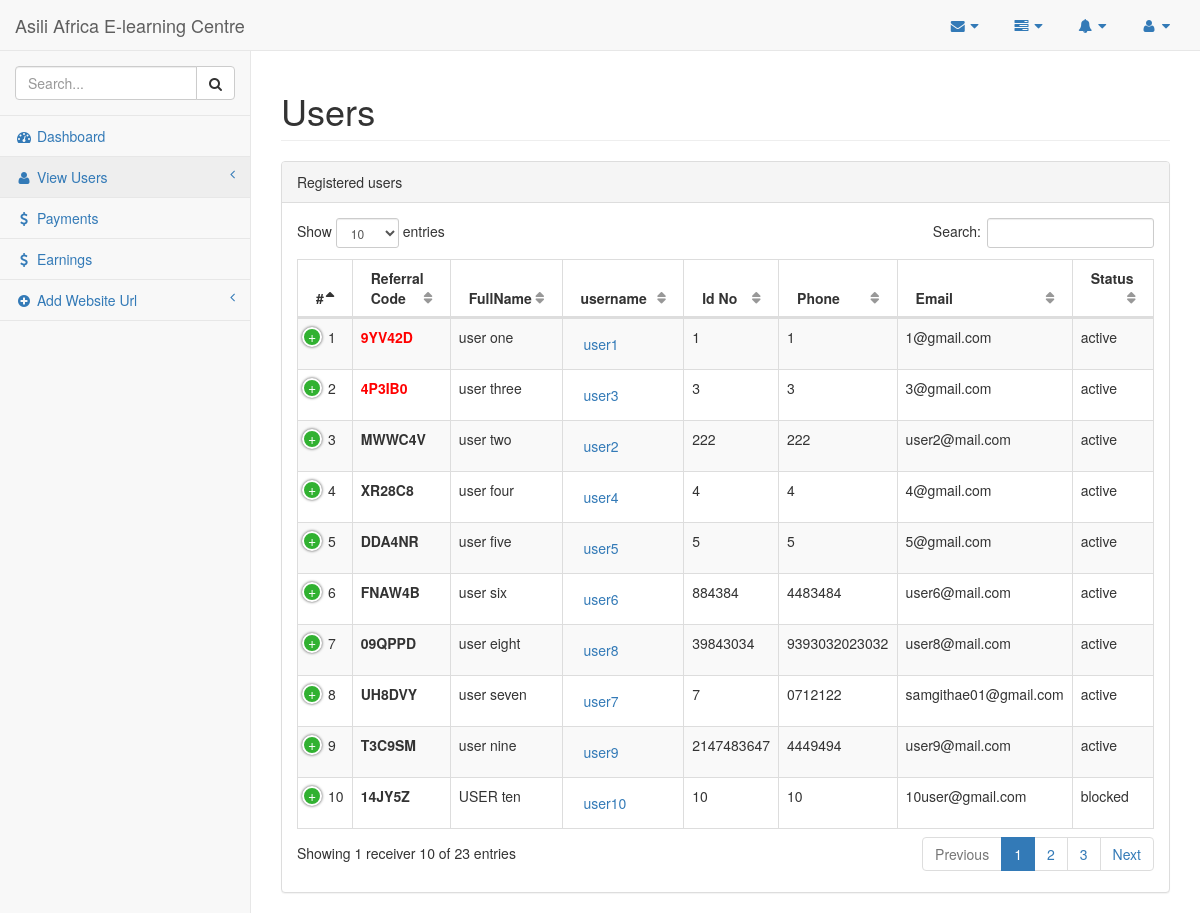
The app's page /admin/pages/users.php with its own data.
### tables this page shows
CREATE TABLE `users` (
  `id` int(11) NOT NULL,
  `userReferralCode` varchar(128) NOT NULL,
  `fullName` varchar(128) NOT NULL,
  `idNo` int(20) NOT NULL,
  `phoneNumber` varchar(13) DEFAULT NULL,
  `email` varchar(128) NOT NULL,
  `username` varchar(128) NOT NULL,
  `password` varchar(255) NOT NULL,
  `paymentStatus` enum('paid','pending') NOT NULL,
  `accountStatus` enum('active','blocked','pending') NOT NULL,
  `lastLogin` timestamp NULL DEFAULT NULL,
  `loginIp` varchar(128) NOT NULL,
  `createdAt` timestamp NULL DEFAULT NULL ON UPDATE CURRENT_TIMESTAMP,
  `updatedAt` timestamp NULL DEFAULT NULL,
  `isAdmin` tinyint(1) NOT NULL DEFAULT '0'
);

### src/App/Controller/UserController.php (called while the page is built, shortened)
<?php
class UserController implements UserInterface
{
    public static function all()
    {
        try {
            $db = new DB();
            $conn = $db->connect();
            $stmt = $conn->prepare("SELECT * FROM users WHERE 1");
            if ($stmt->execute() and $stmt->rowCount() > 0) {
                $rows = $stmt->fetchAll(\PDO::FETCH_ASSOC);
                return $rows;
            } else {
                $db->closeConnection();
                return [];
            }
        } catch (\PDOException $e) {
            echo $e->getMessage();
            return [];
        }
    }
}

### src/App/DBManager/DB.php (called while the page is built, shortened)
<?php
class DB
{
    public function closeConnection(){
        return true;
    }
}

### admin/pages/users.php (the view, shortened to what this page needs)
<?php
$users = \App\Controller\UserController::all();
$counter = 1;
?>
<!DOCTYPE html>
<html lang="en">
<head>
    <link href="../vendor/bootstrap/css/bootstrap.min.css" rel="stylesheet">
    <link href="../vendor/metisMenu/metisMenu.min.css" rel="stylesheet">
    <link href="../vendor/datatables-plugins/dataTables.bootstrap.css" rel="stylesheet">
    <link href="../vendor/datatables-responsive/dataTables.responsive.css" rel="stylesheet">
    <link href="../dist/css/sb-admin-2.css" rel="stylesheet">
    <link href="../vendor/font-awesome/css/font-awesome.min.css" rel="stylesheet" type="text/css">
</head>
<body>
<div id="wrapper">
    <?php include_once 'right_menu.php' ?>
    <div id="page-wrapper">
        <div class="row">
            <div class="col-lg-12">
                <h1 class="page-header">Users</h1>
            </div>
        </div>
        <div class="row">
            <div class="col-lg-12">
                <div class="panel panel-default">
                    <div class="panel-heading">
                        Registered users
                    </div>
                    <div class="panel-body">
                        <div class="table-responsive">
                            <table width="100%" class="table table-striped table-bordered table-hover"
                                   id="dataTables-example">
                                <thead>
                                <tr>
                                    <th>#</th>
                                    <th>Referral Code</th>
                                    <th>FullName</th>
                                    <th>username</th>
                                    <th>Id No</th>
                                    <th>Phone</th>
                                    <th>Email</th>
                                    <th>Status</th>
                                </tr>
                                </thead>
                                <tbody>
                                <?php foreach ($users as $user): ?>
                                    <tr class="odd gradeX">
                                        <td><?php echo $counter++ ?></td>
                                        <td style="font-weight: bolder; color:<?php if($user['isAdmin']==1): echo 'red';endif;?>"><?php echo $user['userReferralCode']; ?></td>
                                        <td><?php echo $user['fullName']; ?></td>
                                        <td><a href="user_profile.php?q=<?php echo $user['username']?>" class="btn btn-link"><?php echo $user['username']; ?></a></td>
                                        <td><?php echo $user['idNo']; ?></td>
                                        <td><?php echo $user['phoneNumber']; ?></td>
                                        <td><?php echo $user['email']; ?></td>
                                        <td><?php echo $user['accountStatus']; ?></td>
                                    </tr>
                                <?php endforeach; ?>
                                </tbody>
                            </table>
                        </div>
                    </div>
                </div>
            </div>
        </div>
    </div>
</body>
</html>

### records on screen
users: userReferralCode "9YV42D", fullName "user one", username "user1", idNo "1", phoneNumber "1", email "1@gmail.com", accountStatus "active"
users: userReferralCode "4P3IB0", fullName "user three", username "user3", idNo "3", phoneNumber "3", email "3@gmail.com", accountStatus "active"
users: userReferralCode "MWWC4V", fullName "user two", username "user2", idNo "222", phoneNumber "222", email "user2@mail.com", accountStatus "active"
users: userReferralCode "XR28C8", fullName "user four", username "user4", idNo "4", phoneNumber "4", email "4@gmail.com", accountStatus "active"
users: userReferralCode "DDA4NR", fullName "user five", username "user5", idNo "5", phoneNumber "5", email "5@gmail.com", accountStatus "active"
users: userReferralCode "FNAW4B", fullName "user six", username "user6", idNo "884384", phoneNumber "4483484", email "user6@mail.com", accountStatus "active"
users: userReferralCode "09QPPD", fullName "user eight", username "user8", idNo "39843034", phoneNumber "9393032023032", email "user8@mail.com", accountStatus "active"
users: userReferralCode "UH8DVY", fullName "user seven", username "user7", idNo "7", phoneNumber "0712122", email "samgithae01@gmail.com", accountStatus "active"
users: userReferralCode "T3C9SM", fullName "user nine", username "user9", idNo "2147483647", phoneNumber "4449494", email "user9@mail.com", accountStatus "active"
users: userReferralCode "14JY5Z", fullName "USER ten", username "user10", idNo "10", phoneNumber "10", email "10user@gmail.com", accountStatus "blocked"
